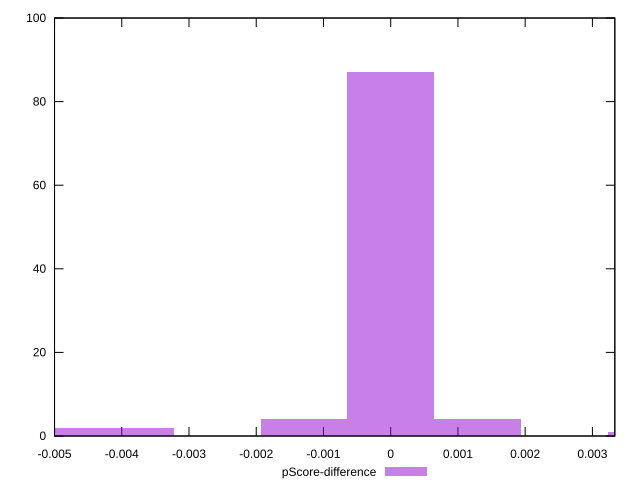

gnuplot code for this plot:
reset

$pScoreDifference <<EOF
0 87
0.0038701431574901567 1
-0.0012900477191633856 4
0.0012900477191633856 4
-0.0038701431574901567 2
-0.0051601908766535426 2
EOF

set key outside below
set boxwidth 0.0012900477191633856
set xrange [-0.0050000000000000044:0.0033333333333332993]
set yrange [0:100]
set trange [0:100]
set style fill transparent solid 0.5 noborder
set terminal svg size 640, 490 enhanced background rgb 'white'
set output "reports/report_00030_2021-02-24T20-42-31.540Z/uses-http2/samples/astro/pScore-difference/histogram.svg"

plot $pScoreDifference title "pScore-difference" with boxes

reset
